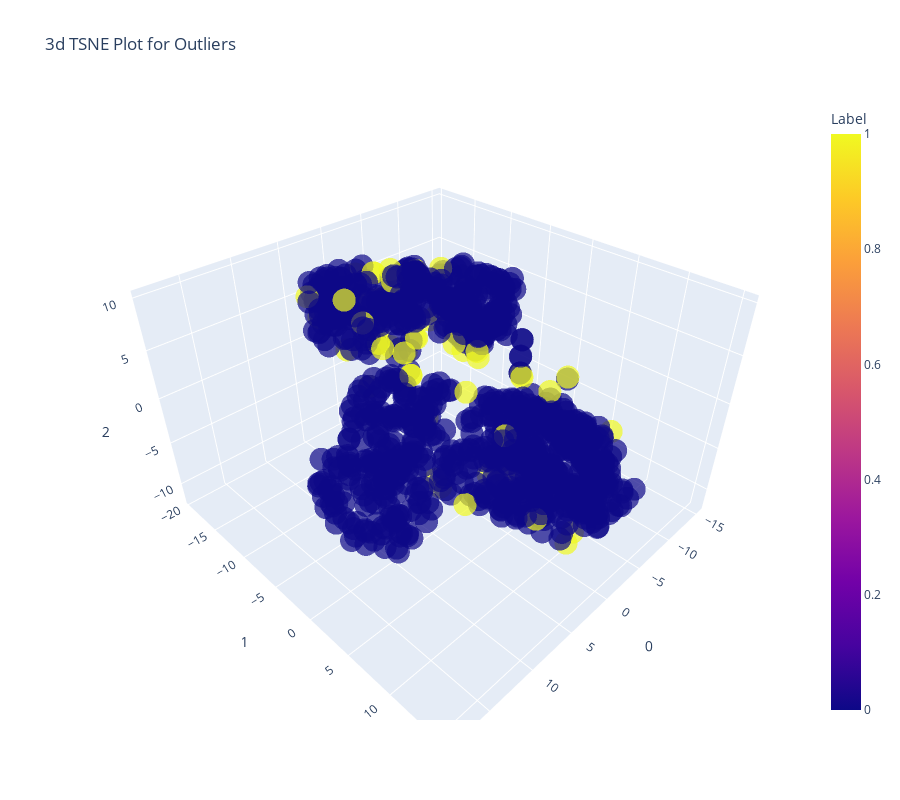

Here is the notebook cell this chart was saved with:
### Code cell
## creating a model
iforest=create_model('iforest')
## plotting a model
plot_model(iforest)

### Figure 1 — Plotly figure (JSON) as saved in the notebook; plotly's stock layout.template omitted (floating-point values rounded to 4 significant figures; data arrays with more than 128 entries replaced by an {"elided": "..."} marker saying what was removed)
{"data": [{"hovertemplate": "0=%{x}<br>1=%{y}<br>2=%{z}<br>Feature=%{customdata[0]}<br>Label=%{marker.color}", "showlegend": false, "legendgroup": "", "name": "", "customdata": {"elided": "1000x1 float values"}, "scene": "scene", "y": {"elided": "1000 float values"}, "hoverlabel": {"namelength": 0}, "mode": "markers", "marker": {"color": {"elided": "1000 int values"}, "opacity": 0.7, "symbol": "circle", "coloraxis": "coloraxis"}, "x": {"elided": "1000 float values"}, "z": {"elided": "1000 float values"}, "type": "scatter3d"}], "layout": {"title": {"text": "3d TSNE Plot for Outliers"}, "scene": {"domain": {"y": [0, 1], "x": [0, 1]}, "zaxis": {"title": {"text": "2"}}, "xaxis": {"title": {"text": "0"}}, "yaxis": {"title": {"text": "1"}}}, "height": 800, "width": 900, "legend": {"tracegroupgap": 0}, "coloraxis": {"colorbar": {"title": {"text": "Label"}}, "colorscale": [[0, "#0d0887"], [0.1111, "#46039f"], [0.2222, "#7201a8"], [0.3333, "#9c179e"], [0.4444, "#bd3786"], [0.5556, "#d8576b"], [0.6667, "#ed7953"], [0.7778, "#fb9f3a"], [0.8889, "#fdca26"], [1, "#f0f921"]]}}}
